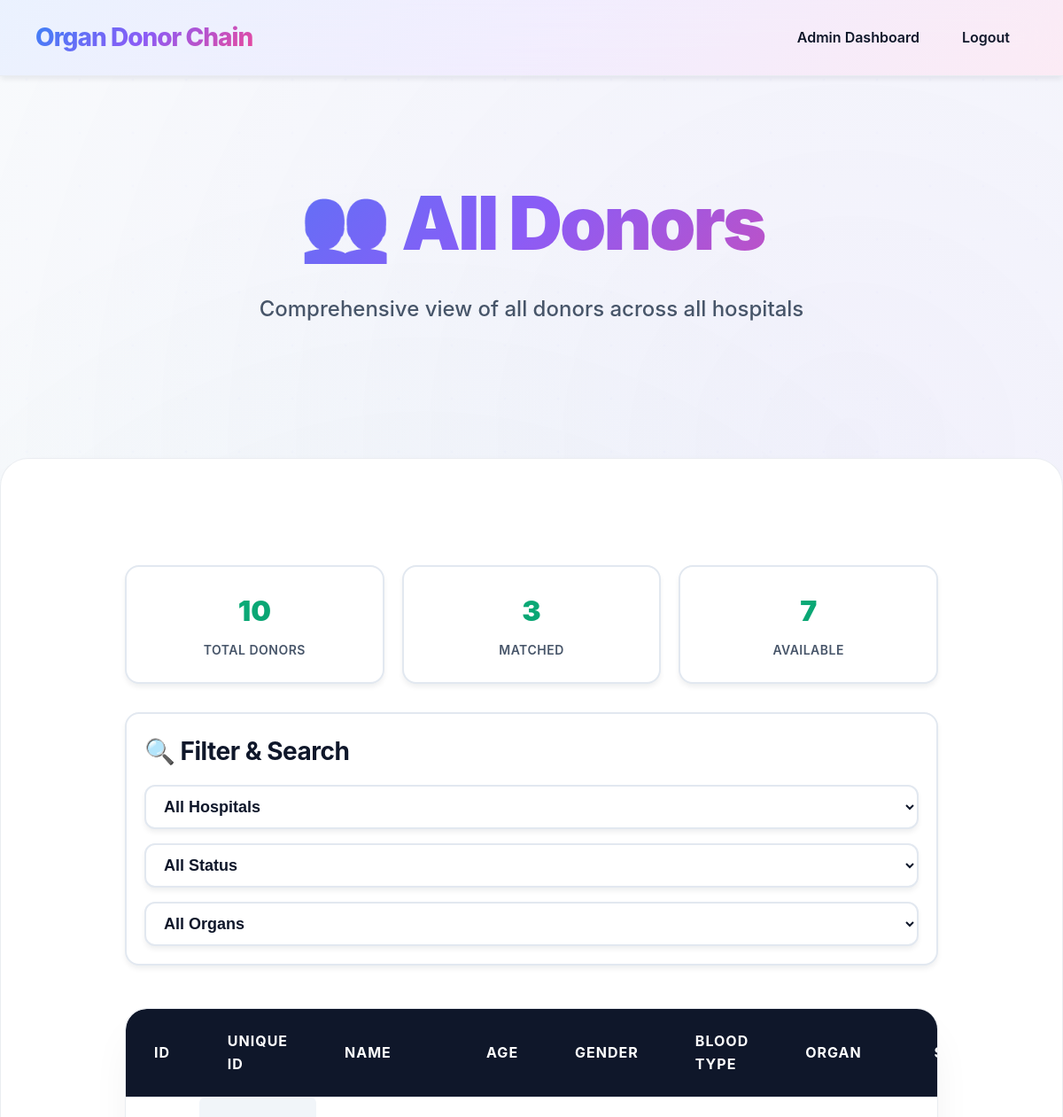
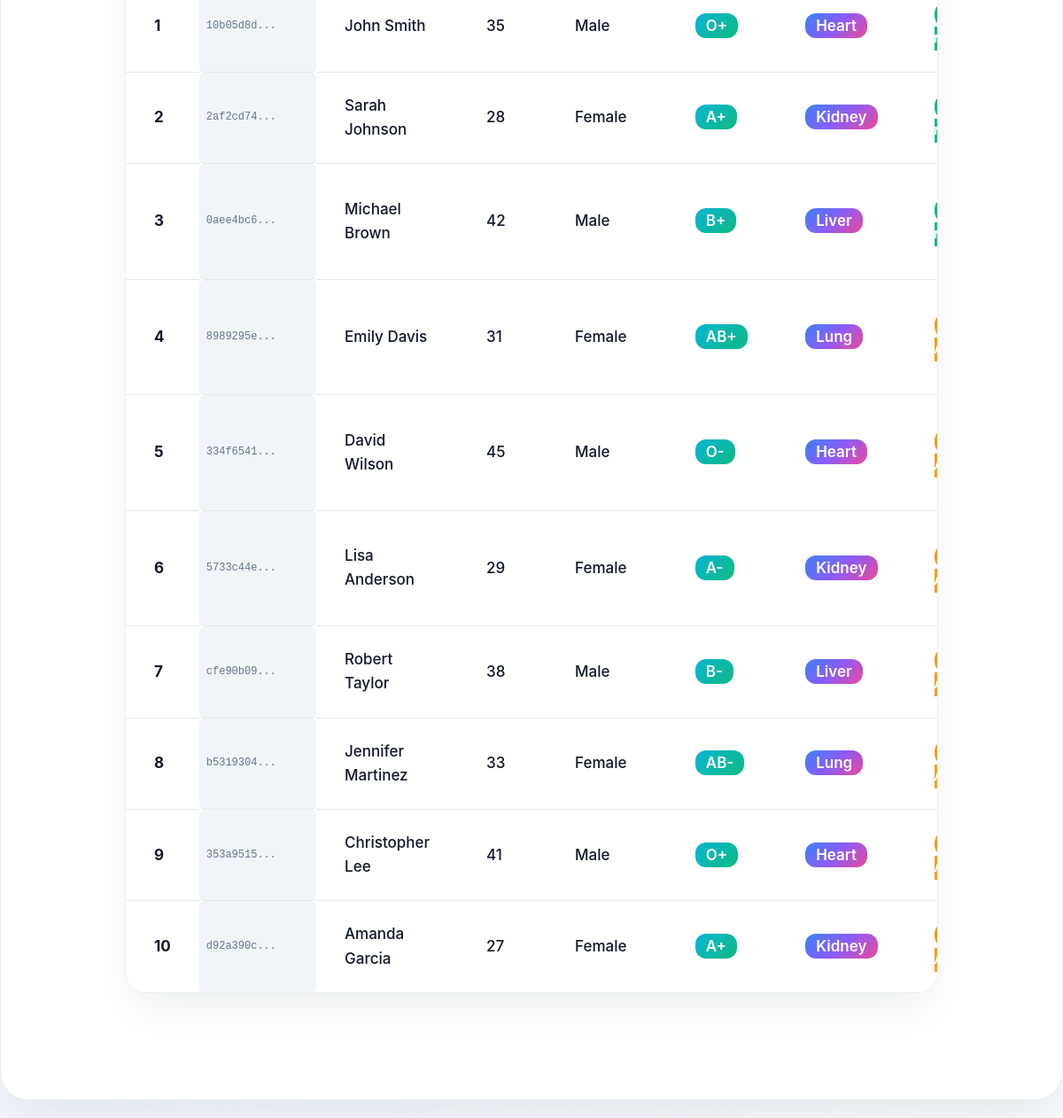
Page /admin_donors (signed in) on the committed database (2 pictures, top to bottom).
### tables this page shows
CREATE TABLE donor (
        id INTEGER PRIMARY KEY AUTOINCREMENT,
        unique_id TEXT UNIQUE,
        hospital_id INTEGER,
        name TEXT,
        age INTEGER,
        gender TEXT,
        blood_type TEXT,
        organ TEXT,
        status TEXT DEFAULT 'Not Matched',
        registration_date TEXT DEFAULT CURRENT_TIMESTAMP,
        FOREIGN KEY (hospital_id) REFERENCES hospital(id)
    );

### server/app.py (the view)
@app.route('/admin_donors')
def admin_donors():
    if 'admin' not in session:
        return redirect('/login')
    conn = sqlite3.connect(DB)
    c = conn.cursor()
    try:
        c.execute('''
            SELECT d.id, d.unique_id, d.name, d.age, d.gender, d.blood_type, d.organ, d.status, d.registration_date, h.name as hospital_name
            FROM donor d
            JOIN hospital h ON d.hospital_id = h.id
            ORDER BY d.registration_date ASC
        ''')
        donors = c.fetchall()
    except sqlite3.OperationalError:
        c.execute('''
            SELECT d.id, d.name, d.age, d.gender, d.blood_type, d.organ, d.status, h.name as hospital_name
            FROM donor d
            JOIN hospital h ON d.hospital_id = h.id
            ORDER BY d.id ASC
        ''')
        old_donors = c.fetchall()
        donors = [(d[0], 'N/A', d[1], d[2], d[3], d[4], d[5], d[6], 'N/A', d[7]) for d in old_donors]
    conn.close()
    return render_template('admin_donors.html', donors=donors)

### client/templates/admin_donors.html (shortened to what this page needs)
<!DOCTYPE html>
<html>
<head>
    <link rel="stylesheet" href="../static/style.css">
</head>
<body>
<nav class="navbar">
    <div class="nav-container">
        <a class="brand" href="/login">Organ Donor Chain</a>
        <ul class="nav-links">
            <li><a href="/manage_hospitals">Admin Dashboard</a></li>
            <li><a href="/logout">Logout</a></li>
        </ul>
    </div>
</nav>
<section class="hero">
    <div class="hero-inner">
        <h1>👥 All Donors</h1>
        <p>Comprehensive view of all donors across all hospitals</p>
    </div>
</section>
<div class="container container-wide">
    <div class="stats-header">
        <div class="stat-card">
            <div class="stat-number">{{ donors|length }}</div>
            <div class="stat-label">Total Donors</div>
        </div>
        <div class="stat-card">
            <div class="stat-number">{{ donors|selectattr('7', 'equalto', 'Matched')|list|length }}</div>
            <div class="stat-label">Matched</div>
        </div>
        <div class="stat-card">
            <div class="stat-number">{{ donors|selectattr('7', 'equalto', 'Not Matched')|list|length }}</div>
            <div class="stat-label">Available</div>
        </div>
    </div>
    <div class="hospital-filter">
        <h3 style="margin: 0 0 16px 0; color: var(--text-primary);">🔍 Filter & Search</h3>
        <div class="filter-controls">
            <select class="filter-select" id="hospitalFilter" onchange="filterByHospital()">
                <option value="">All Hospitals</option>
            </select>
            <select class="filter-select" id="statusFilter" onchange="filterByStatus()">
                <option value="">All Status</option>
            </select>
            <select class="filter-select" id="organFilter" onchange="filterByOrgan()">
                <option value="">All Organs</option>
            </select>
        </div>
    </div>
    <div class="table-container">
        <table id="donorsTable">
            <thead>
                <tr>
                    <th>ID</th>
                    <th>Unique ID</th>
                    <th>Name</th>
                    <th>Age</th>
                    <th>Gender</th>
                    <th>Blood Type</th>
                    <th>Organ</th>
                    <th>Status</th>
                </tr>
            </thead>
            <tbody>
                {% for donor in donors %}
                <tr data-hospital="{{ donor[9] }}" data-status="{{ donor[7] }}" data-organ="{{ donor[6] }}">
                    <td><strong>{{ donor[0] }}</strong></td>
                    <td class="unique-id-cell">{{ donor[1][:8] }}...</td>
                    <td>{{ donor[2] }}</td>
                    <td>{{ donor[3] }}</td>
                    <td>{{ donor[4] }}</td>
                    <td><span style="background: var(--secondary-gradient); color: white; padding: 4px 12px; border-radius: 12px; font-weight: 600;">{{ donor[5] }}</span></td>
                    <td><span style="background: var(--primary-gradient); color: white; padding: 4px 12px; border-radius: 12px; font-weight: 600;">{{ donor[6] }}</span></td>
                    <td>
                        {% if donor[7] == 'Matched' %}
                        <span class="status-badge status-matched">✅ Matched</span>
                        {% else %}
                        <span class="status-badge status-not-matched">⏳ Available</span>
                        {% endif %}
                    </td>
                </tr>
                {% endfor %}
            </tbody>
        </table>
    </div>
</div>
</body>
</html>

### client/templates/admin_donors.html (style rules this page uses)
.stats-header { display: grid; grid-template-columns: repeat(auto-fit, minmax(200px, 1fr)); gap: 20px; margin-bottom: 32px; }
.stat-card { background: var(--bg-primary); border: 2px solid var(--border-color); border-radius: 16px; padding: 24px; text-align: center; box-shadow: var(--shadow-soft); }
.stat-number { font-size: 32px; font-weight: 900; background: linear-gradient(135deg, #10b981 0%, #059669 100%); -webkit-background-clip: text; -webkit-text-fill-color: transparent; background-clip: text; margin-bottom: 8px; }
.stat-label { font-size: 14px; font-weight: 600; color: var(--text-secondary); text-transform: uppercase; letter-spacing: 0.5px; }
.hospital-filter { background: var(--bg-primary); border: 2px solid var(--border-color); border-radius: 16px; padding: 20px; margin-bottom: 24px; box-shadow: var(--shadow-soft); }
.filter-controls { display: flex; gap: 16px; align-items: center; flex-wrap: wrap; }
.filter-select { padding: 12px 16px; border: 2px solid var(--border-color); border-radius: 12px; background: var(--bg-primary); color: var(--text-primary); font-weight: 600; min-width: 200px; }
.status-badge { padding: 6px 12px; border-radius: 12px; font-size: 12px; font-weight: 700; text-transform: uppercase; letter-spacing: 0.5px; }
.status-matched { background: #10b981; color: white; }
.status-not-matched { background: #f59e0b; color: white; }
.unique-id-cell { font-family: 'Courier New', monospace; font-size: 12px; background: var(--bg-tertiary); padding: 4px 8px; border-radius: 6px; color: var(--text-muted); }

### rows in the picture
donor: id "1", donor "10b05d8d", name "John Smith", age "35", gender "Male", blood_type "O+", organ "Heart"
donor: id "2", donor "2af2cd74", name "Sarah Johnson", age "28", gender "Female", blood_type "A+", organ "Kidney"
donor: id "3", donor "0aee4bc6", name "Michael Brown", age "42", gender "Male", blood_type "B+", organ "Liver"
donor: id "4", donor "8989295e", name "Emily Davis", age "31", gender "Female", blood_type "AB+", organ "Lung"
donor: id "5", donor "334f6541", name "David Wilson", age "45", gender "Male", blood_type "O-", organ "Heart"
donor: id "6", donor "5733c44e", name "Lisa Anderson", age "29", gender "Female", blood_type "A-", organ "Kidney"
donor: id "7", donor "cfe90b09", name "Robert Taylor", age "38", gender "Male", blood_type "B-", organ "Liver"
donor: id "8", donor "b5319304", name "Jennifer Martinez", age "33", gender "Female", blood_type "AB-", organ "Lung"
donor: id "9", donor "353a9515", name "Christopher Lee", age "41", gender "Male", blood_type "O+", organ "Heart"
donor: id "10", donor "d92a390c", name "Amanda Garcia", age "27", gender "Female", blood_type "A+", organ "Kidney"

### other values in the picture
{{ donors|length }} "10"
{{ donors|selectattr('7', 'equalto', 'Matched')|list|length }} "3"
{{ donors|selectattr('7', 'equalto', 'Not Matched')|list|length }} "7"
